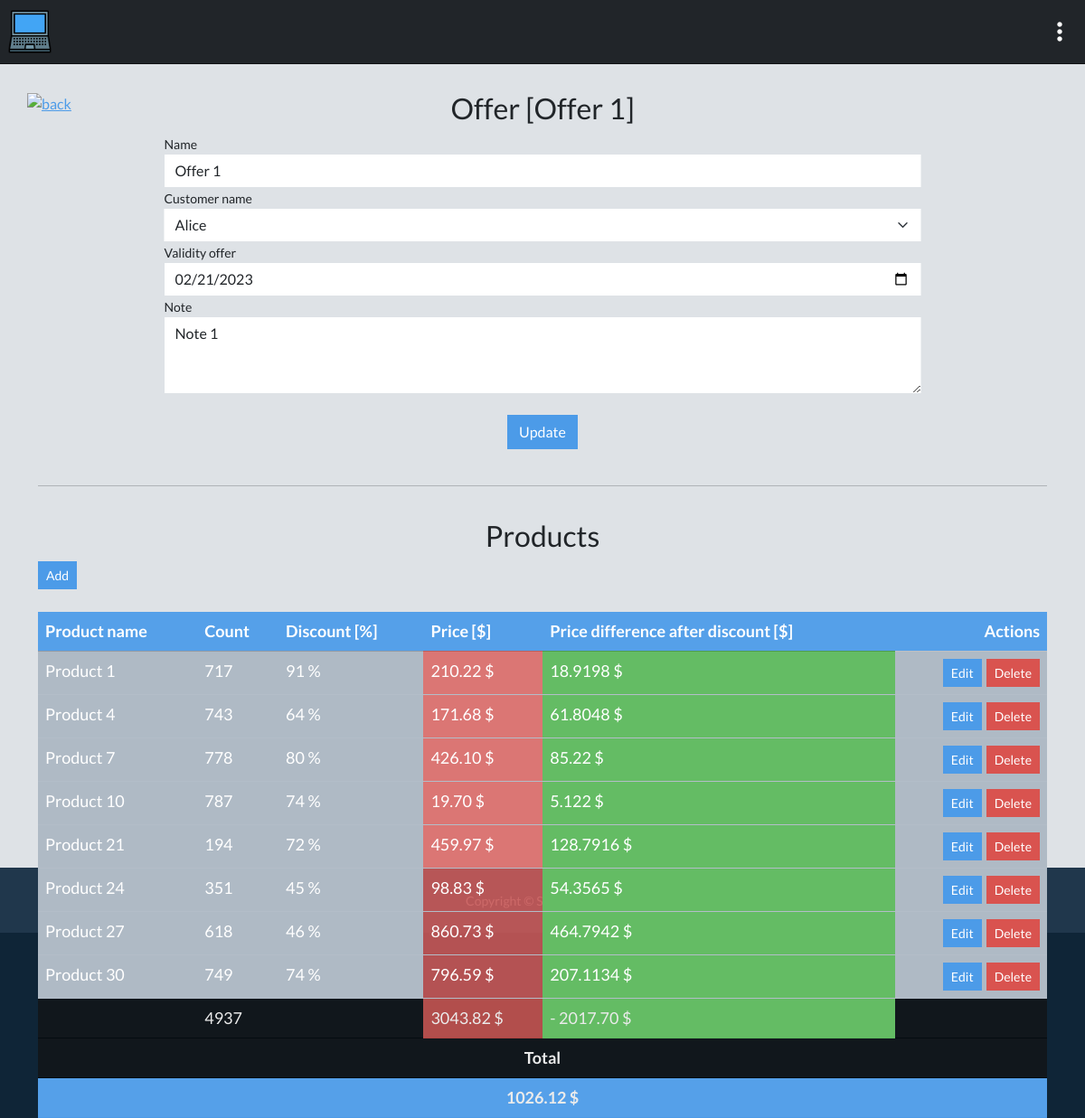
Page /offer-edit/1 (signed in) on the committed database.
### tables this page shows
CREATE TABLE offers (
    id INT(11) NOT NULL AUTO_INCREMENT PRIMARY KEY,
    user_id INT(11) UNSIGNED,
    offer_name VARCHAR(255) NOT NULL,
    customer_name VARCHAR(50) NOT NULL,
    validity_offer DATE NOT NULL,
    note TEXT
);

CREATE TABLE customers (
    id INT(11) NOT NULL AUTO_INCREMENT,
    name VARCHAR(50) NOT NULL,
    password VARCHAR(255) NOT NULL,
    PRIMARY KEY(id)
);

CREATE TABLE products (
    id INT(11) NOT NULL AUTO_INCREMENT PRIMARY KEY,
    user_id INT(11) UNSIGNED,
    offer_id INT(11) UNSIGNED,
    product_name VARCHAR(255) NOT NULL,
    count INT(11) NOT NULL,
    price DECIMAL(10,2) NOT NULL,
    discount INT(11) NOT NULL
);

### app/Controllers/HomeController.php (called while the page is built, shortened)
<?php
class HomeController extends UserController
{
    public $model;
    public function editOfferAction($id)
    {
        try
        {
            $customers = $this->model->getAllCustomers();
            $offer = $this->model->getOfferById($id);
            $products = $this->model->getProductsByOfferId($id);
            $product_prices = $this->model->getProductPricesByOfferId($id);
            $total_count = array_reduce($products, function ($acc, $product) { return $acc + $product['count']; }, 0);
            return require_once '../views/offer-edit.php';
        }
        catch(Exception $e) { echo 'An error occurred: ' . $e->getMessage(); }
    }
}

### app/Kernel.php (called while the page is built, shortened)
<?php
include_once __DIR__.'/Connection/config.php';
$db = Connection::connect($config);
include_once(__DIR__."/../routes/web.php");
if(!empty($route))
{
    $routes = explode('@', $route);
    $action = lcfirst($routes[1]);
}
else
{
    $controller = 'HomeController';
    $model = "HomeModel";
    $action = "indexAction";
}
$load_new = new $controller();
$model = new $model();
$load_new->model = $model;
$model->db = $db;
if($action == 'showOfferAction' || $action == 'editOfferAction' || $action == 'deleteOfferAction' || $action == 'editProductAction' || $action == 'addProductAction' || $action == 'createProductAction') {
    $index = $load_new->$action($_GET['id']);
} else {
    $index = $load_new->$action();
}

### public/index.php (called while the page is built)
<?php
include_once __DIR__.'/../app/Kernel.php';

### app/Models/HomeModel.php (called while the page is built, shortened)
<?php
class HomeModel
{
    public $db;
    public function getAllCustomers()
    {
        try
        {
            $stmt = $this->db->prepare("SELECT * FROM customers");
            $stmt->execute();
            return $stmt->fetchAll(PDO::FETCH_ASSOC);
        }
        catch(Exception $e) { echo 'An error occurred: ' . $e->getMessage(); }
    }
    public function getOfferById($offer_id)
    {
        try
        {
            $stmt = $this->db->prepare("SELECT * FROM offers WHERE id = :offer_id");
            $stmt->bindValue(':offer_id', $offer_id, PDO::PARAM_INT);
            $stmt->execute();
            return $stmt->fetch(PDO::FETCH_ASSOC);
        }
        catch(Exception $e) { echo 'An error occurred: ' . $e->getMessage(); }
    }
    public function getProductsByOfferId($offer_id)
    {
        try
        {
            $stmt = $this->db->prepare("SELECT * FROM products WHERE offer_id = :offer_id");
            $stmt->bindValue(':offer_id', $offer_id, PDO::PARAM_INT);
            $stmt->execute();
            $products = $stmt->fetchAll(PDO::FETCH_ASSOC);
            foreach ($products as &$product)
            {
                $discounted_price = $product['price'] - ($product['price'] * $product['discount'] / 100);
            }
            return $products;
        }
        catch(Exception $e) { echo 'An error occurred: ' . $e->getMessage(); }
    }
    public function getProductPricesByOfferId($offer_id, $count = 1)
    {
        try
        {
            $stmt = $this->db->prepare("SELECT
                ROUND(SUM(price * :count), 2) AS total_price,
                ROUND(SUM(price * discount * :count / 100), 2) AS total_discount,
                ROUND(SUM(price * (100 - discount) * :count / 100), 2) AS total_discounted_price
                FROM products WHERE offer_id = :offer_id");
            $stmt->bindValue(':offer_id', $offer_id, PDO::PARAM_INT);
            $stmt->bindValue(':count', $count, PDO::PARAM_INT);
            $stmt->execute();
            return $stmt->fetch(PDO::FETCH_ASSOC);
        }
        catch(Exception $e) { echo 'An error occurred: ' . $e->getMessage(); }
    }
}

### views/offer-edit.php (the view, shortened to what this page needs)
<?php include_once('templates/head.php'); ?>
<body class="body">
    <div id="card" style="height: 120vh;">
        <div id="card-header" class="card-header">
            <?php include_once('templates/header.php'); ?>
        </div>
        <div class="card-body">
            <a class="redirect-back" href="../home">
                <img src="../public/icons/back.png" alt="back">
            </a>
            <div class="container" id="white-container">
                <div id="editOffer-title" class="w-100 text-center">
                    <h2>Offer [<?php echo htmlspecialchars($offer['offer_name']); ?>]</h2>
                </div>
                <form class="form w-100 editOffer-form" action="../offer-update/<?php echo $offer['id'] ?>" method="POST">
                    <div class="form-group w-75">
                        <label for="offer-name">Name</label>
                        <input type="text" class="form-control" name="offer-name" id="offer-name" value="<?php echo htmlspecialchars($offer['offer_name']); ?>" required>
                    </div>
                    <div class="form-group w-75">
                        <label for="customer-name">Customer name</label>
                        <select class="form-select" name="customer-name" id="customer-name">
                            <?php foreach ($customers as $customer): ?>
                                <option value="<?php echo htmlspecialchars($customer['name']); ?>" <?php if ($offer['customer_name'] === $customer['name']) echo 'selected'; ?>>
                                    <?php echo $customer['name']; ?>
                                </option>
                            <?php endforeach; ?>
                        </select>
                    </div>
                    <div class="form-group w-75">
                        <label for="validity-offer">Validity offer</label>
                        <input type="date" class="form-control" name="validity-offer" id="validity-offer" value="<?php echo htmlspecialchars($offer['validity_offer']); ?>" required>
                    </div>
                    <div class="form-group w-75">
                        <label for="note">Note</label>
                        <textarea class="form-control" name="note" id="note" rows="3" required><?php echo htmlspecialchars($offer['note']); ?></textarea>
                    </div>
                    <div class="py-4 text-center">
                        <button type="submit" class="btn btn-primary" name="UpdateOffer">Update</button>
                    </div>
                </form>
                <hr>
                <div id="offer-products-title" class="w-100 text-center">
                    <h2>Products</h2>
                </div>
                <?php if (count($products) !== 5): ?>
                    <a href="../product-add/<?php echo $offer['id']; ?>"><button class="btn btn-sm btn-primary add-product">Add</button></a>
                <?php endif; ?>
                <table class="table" id="offer-products-table">
                    <thead id="main-thead" class="thead-dark">
                        <tr>
                            <th scope="col">Product name</th>
                            <th scope="col">Count</th>
                            <th scope="col">Discount [%]</th>
                            <th scope="col">Price [$]</th>
                            <th scope="col">Price difference after discount [$]</th>
                            <th scope="col" class="text-end">Actions</th>
                        </tr>
                    </thead>
                    <tbody class="table-light">
                        <?php foreach ($products as $product): ?>
                            <tr class="product-div">
                                <td scope="row"><?php echo $product['product_name']; ?></td>
                                <td scope="row"><?php echo $product['count']; ?></td>
                                <td scope="row"><?php echo $product['discount']; ?> %</td>
                                <?php if ($product['discount'] >= 1) { ?>
                                    <td scope="row" id="old_price"><?php echo $product['price']; ?> $</td>
                                    <td scope="row" id="discount"><?php echo $product['discounted_price']; ?> $</td>
                                <?php } else { ?>
                                    <td scope="row"><?php echo $product['price']; ?> $</td>
                                    <td scope="row"><?php echo $product['discounted_price']; ?> $</td>
                                <?php } ?>
                                <td scope="row" id="td-actions">
                                    <a href="../product-edit/<?php echo $product['id']; ?>"><button class="btn btn-sm btn-primary edit-product">Edit</button></a>
                                    <form style="margin-left: 5px;" method="post" action="../product-delete/<?php echo $product['id'] ?>">
                                        <button type="submit" class="btn btn-sm btn-danger delete-product" onclick="return confirm('Are you sure you want to delete this item?');">Delete</button>
                                    </form>
                                </td>
                            </tr>
                        <?php endforeach; ?>
                    </tbody>
                    <tfoot>
                        <tr>
                            <td scope="row"></td>
                            <td scope="row"><?php echo $total_count; ?></td>
                            <td scope="row"></td>
                            <td scope="row" id="old_price"><?php echo $product_prices['total_price']; ?> $</td>
                            <td scope="row" id="discount">
                                <?php if ($product_prices['total_discount'] > 0): ?>
                                <?php echo "- " . $product_prices['total_discount'] . " $"; ?>
                                <?php else: ?>
                                <?php echo "0 $"; ?>
                                <?php endif; ?>
                            </td>
                            <td></td>
                        </tr>
                        <tr class="text-center">
                            <td colspan="6" style="font-weight: bold;">Total</td>
                        </tr>
                        <tr class="text-center">
                            <td colspan="6" id="total_price" style="font-weight: bold;"><?php echo $product_prices['total_discounted_price']; ?> $</td>
                        </tr>
                    </tfoot>
                </table>
            </div>
        </div>
    </div>
    <footer class="flex-shrink-0 py-4 bg-dark text-white-50">
        <?php include_once('templates/footer.php'); ?>
    </footer>
</body>
</html>

### public/styles/css/content.css (style rules this page uses)
#card-header { background: var(--bs-gray-900); padding: 10px 0; justify-content: space-between; display: flex; border-bottom: 1px solid rgba(0, 0, 0, 0.5); z-index: 1; }
#card { background: var(--bs-gray-300); }
.redirect-back { position: absolute; margin: 30px 0 0 30px; transition: .5s; border-radius: 50%; }
.redirect-back img { width: 64px; }
table.table { font-size: 18px; }
thead#main-thead { background: var(--bs-blue); }
td#old_price { background: rgba(217, 83, 79, 0.8); }
td#total_price { background: var(--bs-blue); }
td#discount { background: var(--bs-green); }
#table-showOffer, #products-table, #products-title, #offer-products-table { position: relative; }
#offer-products-table { top: 25px; }
#offer-products-table tfoot { background: rgba(0,0,0,0.7); }
#offer-products-table tfoot tr { border: rgba(30,30,30,0); }
#white-container { color: var(--bs-gray-900); }
#editOffer-title { padding-top: 30px; }
#offer-products-title { padding-top: 20px; }
#td-actions { display: flex; justify-content: flex-end; }
.form-group.w-75 { position: relative; transform: translateX(-50%); left: 50%; }

### rows in the picture
offers: offer_name "Offer 1", offer-name "Offer 1", customer-name "Alice", validity-offer "02/21/2023", note "Note 1"
products: product_name "Product 1", count "717", discount "91", price "210.22", discounted_price "18.9198"
products: product_name "Product 4", count "743", discount "64", price "171.68", discounted_price "61.8048"
products: product_name "Product 7", count "778", discount "80", price "426.10", discounted_price "85.22"
products: product_name "Product 10", count "787", discount "74", price "19.70", discounted_price "5.122"
products: product_name "Product 21", count "194", discount "72", price "459.97", discounted_price "128.7916"
products: product_name "Product 24", count "351", discount "45", price "98.83", discounted_price "54.3565"
products: product_name "Product 27", count "618", discount "46", price "860.73", discounted_price "464.7942"
products: product_name "Product 30", count "749", discount "74", price "796.59", discounted_price "207.1134"

### other values in the picture
$total_count "4937"
$product_prices['total_price'] "3043.82"
$product_prices['total_discount'] "2017.70"
$product_prices['total_discounted_price'] "1026.12"
